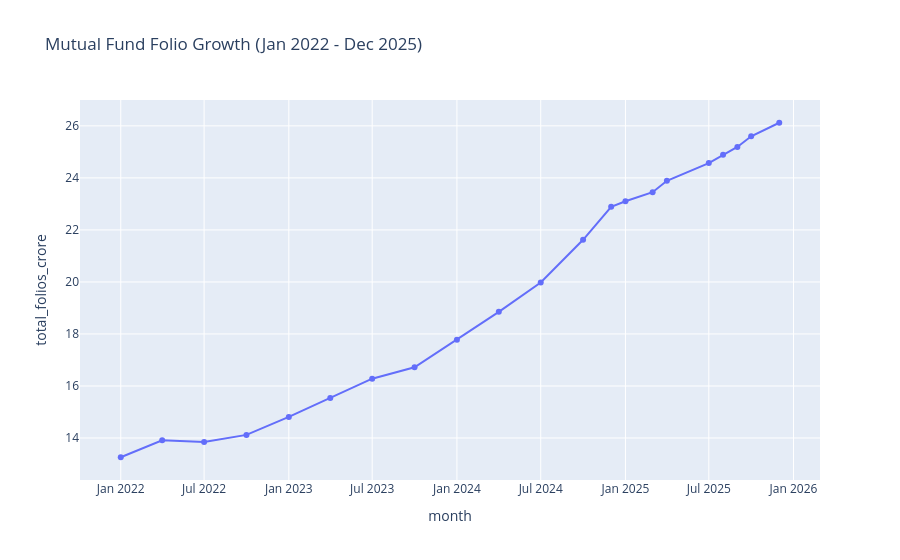

Notebook cell for this chart:
### Code cell
fig = px.line(
    folio,
    x='month',
    y='total_folios_crore',
    title='Mutual Fund Folio Growth (Jan 2022 - Dec 2025)',
    markers=True
)

fig.show()

fig.write_image("../reports/folio_growth_chart.png")

### Figure 1 — Plotly figure (JSON) as saved in the notebook; plotly's stock layout.template omitted (floating-point values rounded to 4 significant figures)
{"data": [{"hovertemplate": "month=%{x}<br>total_folios_crore=%{y}<extra></extra>", "legendgroup": "", "line": {"color": "#636efa", "dash": "solid"}, "marker": {"symbol": "circle"}, "mode": "lines+markers", "name": "", "orientation": "v", "showlegend": false, "type": "scatter", "x": ["2022-01-01T00:00:00", "2022-04-01T00:00:00", "2022-07-01T00:00:00", "2022-10-01T00:00:00", "2023-01-01T00:00:00", "2023-04-01T00:00:00", "2023-07-01T00:00:00", "2023-10-01T00:00:00", "2024-01-01T00:00:00", "2024-04-01T00:00:00", "2024-07-01T00:00:00", "2024-10-01T00:00:00", "2024-12-01T00:00:00", "2025-01-01T00:00:00", "2025-03-01T00:00:00", "2025-04-01T00:00:00", "2025-07-01T00:00:00", "2025-08-01T00:00:00", "2025-09-01T00:00:00", "2025-10-01T00:00:00", "2025-12-01T00:00:00"], "xaxis": "x", "y": [13.26, 13.91, 13.85, 14.12, 14.81, 15.54, 16.28, 16.72, 17.78, 18.85, 19.98, 21.62, 22.89, 23.1, 23.45, 23.89, 24.57, 24.89, 25.19, 25.6, 26.12], "yaxis": "y"}], "layout": {"legend": {"tracegroupgap": 0}, "title": {"text": "Mutual Fund Folio Growth (Jan 2022 - Dec 2025)"}, "xaxis": {"anchor": "y", "domain": [0, 1], "title": {"text": "month"}}, "yaxis": {"anchor": "x", "domain": [0, 1], "title": {"text": "total_folios_crore"}}}}
